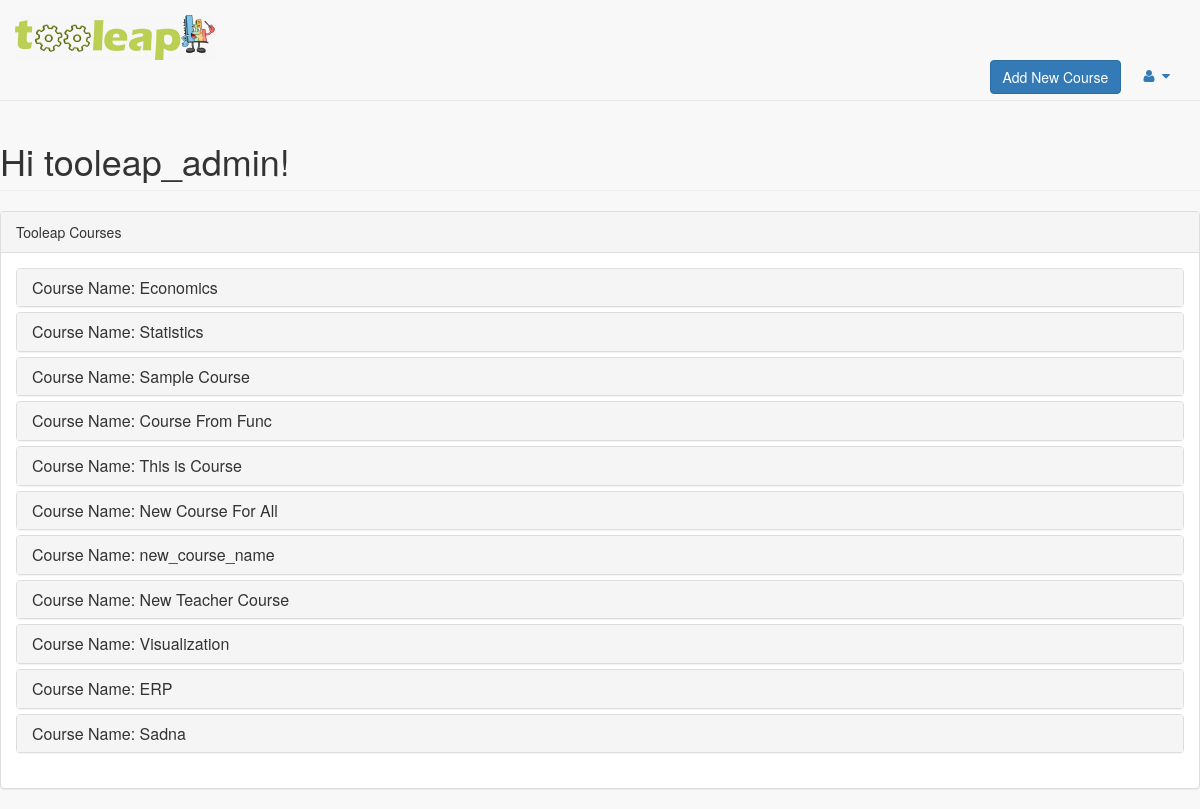
The app's page /quiz/teacher/ (signed in), older data.
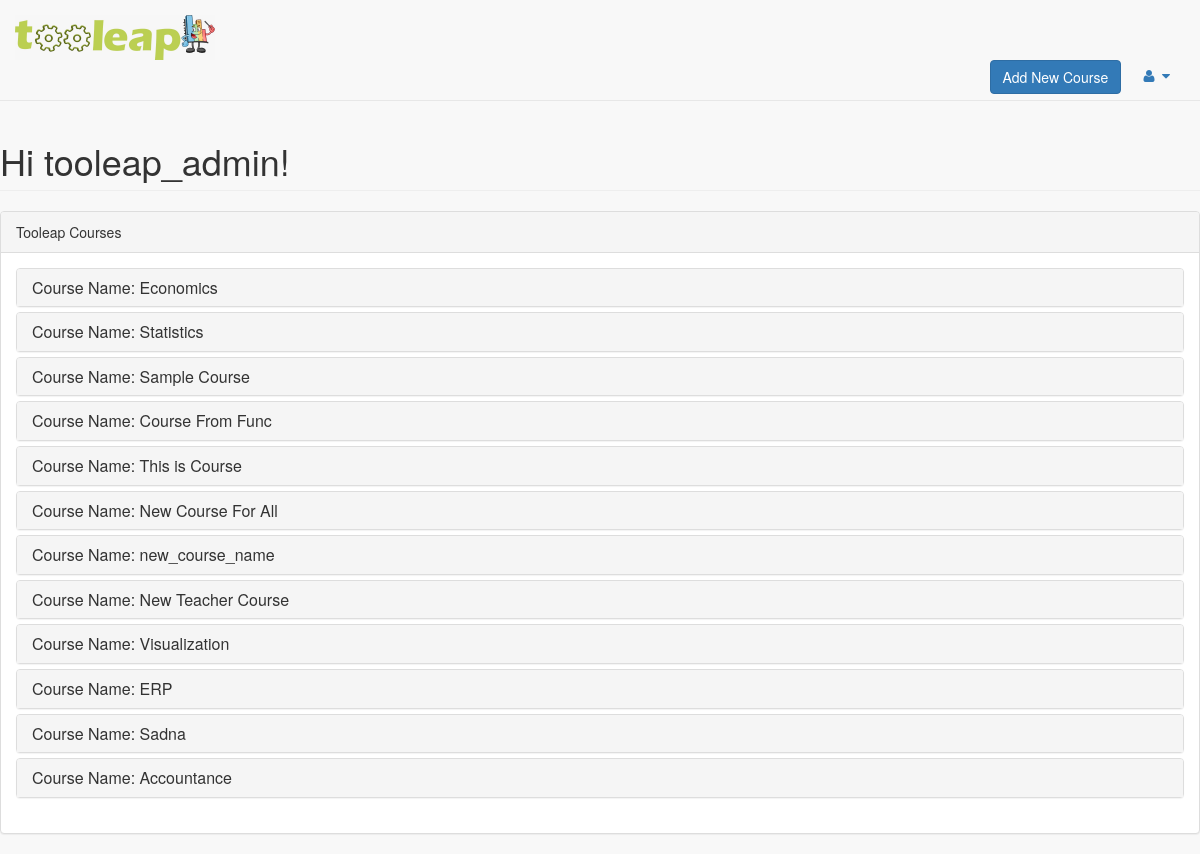
The same page, newer data.
### quiz/models.py (models this page shows, shortened)
class Course(models.Model):
    course_name = models.CharField(max_length=100)
    course_desc = models.CharField(max_length=500)

### quiz/views.py (the view)
# urls.py: path('teacher/', views.teacher, name='teacher'),
def teacher(request):
    courses_list = Course.objects.all()
    template = loader.get_template('quiz/teacher_view.html')
    context = {
        'courses_list': courses_list,
    }
    return HttpResponse(template.render(context, request))

### quiz/templates/quiz/teacher_view.html (shortened to what this page needs)
{% load static %}
<!doctype html>
<html>
<head>
    <link href="{% static 'vendor/bootstrap/css/bootstrap.min.css' %}" rel="stylesheet">
    <link href="{% static 'vendor/metisMenu/metisMenu.min.css' %}" rel="stylesheet">
    <link href="{% static 'dist/css/sb-admin-2.css' %}" rel="stylesheet">
    <link href="{% static 'vendor/font-awesome/css/font-awesome.min.css' %}" rel="stylesheet">
</head>
<body>
      {% if user.is_staff %}
      <nav class="navbar navbar-default navbar-static-top" role="navigation" style="margin-bottom: 0">
          <div class="navbar-header">
        <a class="navbar-brand" ><img id = "logo" src="{% static 'data/logoTooleap.jpeg' %} "height="45" width="200" > </a>
        <br><br><br>
          </div>
          <ul class="nav navbar-top-links navbar-right">
            <a href="/quiz/teacher/add_course"><button type="button" class="btn btn-primary">Add New Course</button></>
              <li class="dropdown">
                  <a class="dropdown-toggle" data-toggle="dropdown" href="#">
                      <i class="fa fa-user fa-fw"></i> <i class="fa fa-caret-down"></i>
                  </a>
              </li>
          </ul>
      </nav>
        <div class="row">
            <div class="col-lg-12">
                <h1 class="page-header">Hi {{ user.username }}! </h1>
            </div>
          </div>
        <div class="row">
            <div class="col-lg-12">
                <div class="panel panel-default">
                    <div class="panel-heading">
                        Tooleap Courses
                    </div>
                    <div class="panel-body">
                        <div class="panel-group" id="accordion">
                          {% for course in courses_list %}
                               <div class="panel panel-default">
                                   <div class="panel-heading">
                                       <h4 class="panel-title">
                                           <a data-toggle="collapse" data-parent="#accordion" href="#{{course.id}}"> Course Name: {{ course.course_name }}</a>
                                       </h4>
                                   </div>
                               </div>
                          {% endfor %}
                        </div>
                    </div>
                </div>
            </div>
  {% else %}
    <p>You are not a teacher </p>
    <a href="/quiz/">Students</a>
  {% endif %}
</body>
</html>

Row changes from the older to the newer data that the page shows:
added Course: course_name "Accountance"
